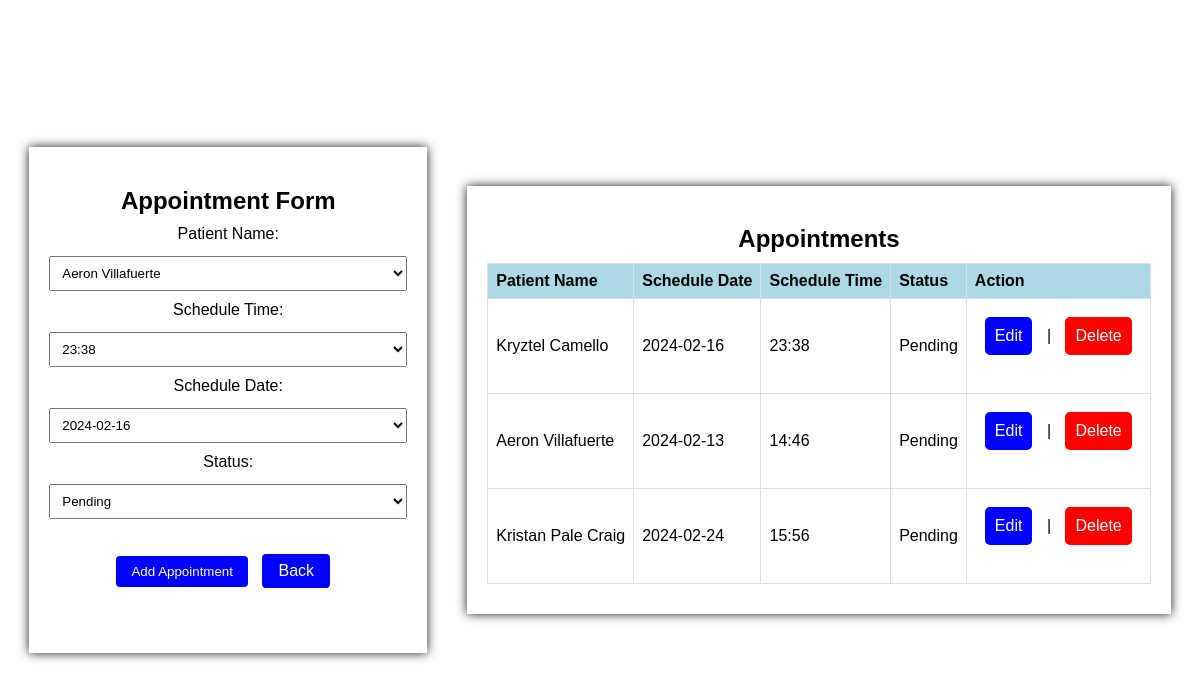
/appointment.php, run on the app's committed database.
### tables this page shows
CREATE TABLE `appointments` (
  `id` int(11) NOT NULL,
  `patient_id` int(11) NOT NULL,
  `schedule_id` int(11) NOT NULL,
  `status` varchar(50) NOT NULL
);

CREATE TABLE `patients` (
  `patient_id` int(11) NOT NULL,
  `name` varchar(255) NOT NULL,
  `email` varchar(255) NOT NULL
);

CREATE TABLE `schedule` (
  `schedule_id` int(11) NOT NULL,
  `schedule_time` varchar(50) NOT NULL,
  `schedule_date` date NOT NULL,
  `status` varchar(50) NOT NULL
);

### appointment.php (the view, shortened to what this page needs)
<?php
include 'include/db_connection.php';
$sqlPatients = "SELECT patient_id, name FROM patients";
$resultPatients = $db->query($sqlPatients);
$patients = $resultPatients->fetch_all(MYSQLI_ASSOC);
$sqlSchedule = "SELECT schedule_id, schedule_time, schedule_date FROM schedule";
$resultSchedule = $db->query($sqlSchedule);
$schedules = $resultSchedule->fetch_all(MYSQLI_ASSOC);
$sqlAppointments = "SELECT id, patient_id, schedule_id, status FROM appointments";
$resultAppointments = $db->query($sqlAppointments);
?>
<!DOCTYPE html>
<html lang="en">
<head>
    <link rel="stylesheet" href="css/mainstyle.css">
</head>
<body>
<div class="container">
    <h2>Appointment Form</h2>
    <form action="include/appointment_process.php" method="post">
        <label for="patient_id">Patient Name:</label>
        <select name="patient_id" id="patient_id" required>
            <?php
            foreach ($patients as $patient) {
                echo "<option value='{$patient['patient_id']}'>{$patient['name']}</option>";
            }
            ?>
        </select>
        <label for="schedule_id">Schedule Time:</label>
        <select name="schedule_id" id="schedule_id" required>
            <?php
            foreach ($schedules as $schedule) {
                echo "<option value='{$schedule['schedule_id']}'>{$schedule['schedule_time']}</option>";
            }
            ?>
        </select>
        <label for="schedule_date">Schedule Date:</label>
        <select name="schedule_date" id="schedule_date" required>
            <?php
            foreach ($schedules as $schedule) {
                echo "<option value='{$schedule['schedule_id']}'>{$schedule['schedule_date']}</option>";
            }
            ?>
        </select>
        <label for="status">Status:</label>
        <select name="status" id="status" required>
            <option value="Pending">Pending</option>
        </select>
        <div class="buttons">
            <button type="submit" style =" background-color: blue;" name="add">Add Appointment</button>
            <a href="index.php" class="button" style=" background-color: blue; color: white; padding: 8px 16px; border: none; border-radius: 4px; cursor: pointer;"> Back </a>
        </div>
    </form>
    </div>
    <div class= "container" >
    <h2>Appointments</h2>
    <table>
        <thead>
            <tr>
                <th>Patient Name</th>
                <th>Schedule Date</th>
                <th>Schedule Time</th>
                <th>Status</th>
                <th>Action</th>
            </tr>
        </thead>
        <tbody>
            <?php
            if ($resultAppointments->num_rows > 0) {
                while ($row = $resultAppointments->fetch_assoc()) {
                    $patientId = $row['patient_id'];
                    $scheduleId = $row['schedule_id'];
                    $patientQuery = "SELECT name FROM patients WHERE patient_id = $patientId";
                    $resultPatient = $db->query($patientQuery);
                    $patient = $resultPatient->fetch_assoc();
                    $scheduleQuery = "SELECT schedule_time, schedule_date FROM schedule WHERE schedule_id = $scheduleId";
                    $resultSchedule = $db->query($scheduleQuery);
                    $schedule = $resultSchedule->fetch_assoc();
                    echo "<tr>";
                    echo "<td>{$patient['name']}</td>";
                    echo "<td>{$schedule['schedule_date']}</td>";
                    echo "<td>{$schedule['schedule_time']}</td>";
                    echo "<td>{$row['status']}</td>";
                    echo "<td>";
                    echo "<form action='include/appointment_process.php' method='post'>";
                    echo "<a href='edit.php?id={$row['id']}' class='button_edit'>Edit</a> | <a href='include/appointment_process.php?delete={$row['id']}' class='button_delete'>Delete</a>";
                    echo "</form>";
                    echo "</td>";
                    echo "</tr>";
                }
            } else {
                echo "<tr><td colspan='5'>No appointments found</td></tr>";
            }
            ?>
        </tbody>
    </table>
    </div>
</body>
</html>

### css/mainstyle.css (style rules this page uses)
* { box-sizing: border-box; }
body { font-family: Arial, sans-serif; margin: 0; padding: 0; height: 100vh; display: flex; align-items: center; justify-content: center; }
.container { max-width: 600px; margin: 50px auto; padding: 20px; background-color: #fff; box-shadow: 0 0 10px rgba(0, 0, 0, 0.9); }
form { margin-bottom: 20px; }
label { display: block; margin-bottom: 8px; }
button { padding: 10px; background-color:lightblue; color: #fff; border: none; cursor: pointer; }
.button { display: inline-block; padding: 10px; text-decoration: none; background-color:lightblue; color: #fff; border: none; border-radius: 5px; cursor: pointer; margin: 10px; }
select { width: 100%; padding: 8px; margin-top: 5px; margin-bottom: 10px; box-sizing: border-box; }
table { border-collapse: collapse; width: 100%; margin-bottom: 50px; }
th, td { border: 1px solid #ddd; padding: 8px; text-align: left; }
th { background-color:lightblue; }
button { background-color: lightblue; color: white; padding: 8px 15px; border: none; border-radius: 4px; cursor: pointer; }

### appointment.php (style rules this page uses)
body { font-family: Arial, sans-serif; margin: 0; padding: 0; height: 100vh; display: flex; align-items: center; justify-content: center; text-align: center; }
.container { max-width: 800px; margin: 20px; padding: 20px; background-color: #fff; display: flex; flex-direction: column; align-items: center; }
h2 { margin-bottom: 10px; }
table { border-collapse: collapse; width: 100%; margin-bottom: 10px; background-color: #fff; }
th, td { border: 1px solid #ddd; padding: 8px; text-align: left; }
th { background-color: lightblue; }
.buttons { display: inline-block; padding: 10px; text-decoration: none; color: #fff; border: none; border-radius: 5px; cursor: pointer; margin: 5px; }
.button_edit { display: inline-block; padding: 10px; text-decoration: none; background-color:blue; color: #fff; border: none; border-radius: 5px; cursor: pointer; margin: 10px; }
.button_delete { display: inline-block; padding: 10px; text-decoration: none; background-color:red; color: #fff; border: none; border-radius: 5px; cursor: pointer; margin: 10px; }

### data on the page
appointments: patient.name "Kryztel Camello", schedule.schedule_date "2024-02-16", schedule.schedule_time "23:38", status "Pending"
appointments: patient.name "Aeron Villafuerte", schedule.schedule_date "2024-02-13", schedule.schedule_time "14:46", status "Pending"
appointments: patient.name "Kristan Pale Craig", schedule.schedule_date "2024-02-24", schedule.schedule_time "15:56", status "Pending"

### other printed values
form field patient_id "Aeron Villafuerte"
form field schedule_id "23:38"
form field schedule_date "2024-02-16"
